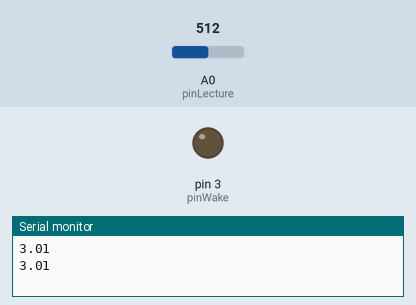
Simulated run of this sketch. Board: Arduino Nano, built with avr-gcc and run on an emulated ATmega328P. Shown: output pins drawn as LEDs (lit = HIGH), the last lines printed to the serial monitor. Dashed ring = blinking. The inputs (shaded band) are chosen by the test bench; at power-on: A0 (pinLecture) = 512.

Above: at 1.8 s.
1.9 s: A0 (pinLecture) set to 633
3.4 s: A0 (pinLecture) set to 655
At 4.05 s:
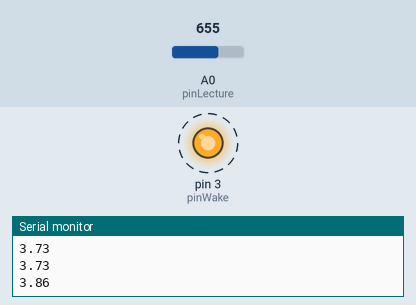
7.5 s: A0 (pinLecture) set to 511
At 7.5 s:
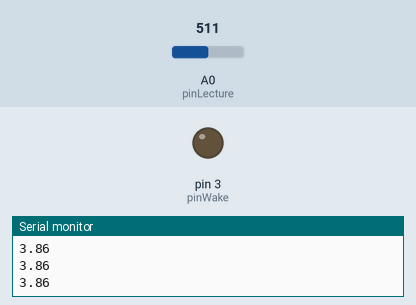
9.0 s: A0 (pinLecture) set to 716
At 10.3 s:
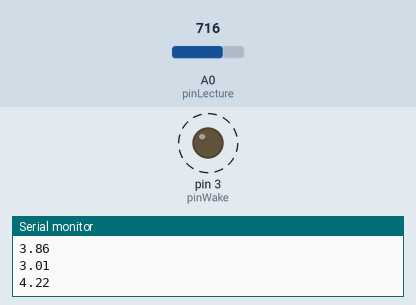
Timing chart, 0 to 14.1 s (numbered marks = the images above; inputs shaded):
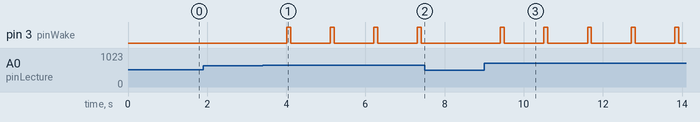

The sketch:

ups_raspberry_v2.ino
```cpp
/**
 * UPS_Raspberry_V1_Nano
 * Mesure la tension batterie via pont diviseur sur A0 avec référence interne 1.1V.
 * Si la tension < seuil bas (3.25V), l'Arduino entre en mode sleep (surveillance).
 * Si la tension >= seuil haut (3.7V), l'Arduino envoie une impulsion de wake au Raspberry Pi.
 *
 * Carte : Arduino Nano (ATmega328P)
 * Auteur : Adaptation professionnelle ChatGPT
 */

#include <avr/sleep.h>
#include <avr/wdt.h>

// Broches et constantes
const int pinLecture = A0; // Pin analogique de lecture de tension
const int pinWake = 3;     // Pin digitale pour wake Raspberry Pi

const float seuilBas = 3.3; // Seuil bas (V) - sous lequel on entre en surveillance
const float seuilHaut = 3.8; // Seuil haut (V) - au-dessus duquel on envoie un wake

const float Vref = 1.08;      // Référence interne ADC (V)

// Pont diviseur R1=10k / R2=2.2 => ratio ~0.1793 (adapter si besoin)
const float dividerRatio = 0.1793;

void setup() {
  Serial.begin(9600);
  analogReference(INTERNAL); // Utilise la référence interne 1.1V
  delay(5); // Stabilisation recommandée

  pinMode(pinWake, OUTPUT);
  digitalWrite(pinWake, LOW); // Initialise wake pin à LOW

}

void loop() {
  float tension = mesureTension(); // Mesure tension batterie
  //Serial.print("Battery Voltage: ");
  Serial.println(tension);
  //Serial.println(" V");

  if (tension >= seuilHaut) {
    // Si tension >= seuil haut, envoie impulsion de wake au Raspberry Pi
    //Serial.println("Voltage above upper threshold. Sending wake pulse.");
    wakeRaspberryPi();
  }

  delay(1000); // Petite pause avant prochaine mesure
}

/**
 * Fonction : mesureTension
 * Lit la pin analogique et calcule la tension réelle en fonction du pont diviseur.
 */
float mesureTension() {
  int val = analogRead(pinLecture);
  float voltage = (val * Vref) / 1023.0; // Convertit ADC en tension à A0
  voltage = voltage / dividerRatio; // Calcule tension réelle batterie
  return voltage;
}

/**
 * Fonction : wakeRaspberryPi
 * Envoie une impulsion de 100ms sur pinWake pour réveiller le Raspberry Pi.
 */
void wakeRaspberryPi() {
  digitalWrite(pinWake, HIGH);
  delay(100); // Durée de l'impulsion : 100ms
  digitalWrite(pinWake, LOW);
}
```

Measured:
- the behaviour switches between 645 and 646 on A0 (pinLecture) (found by bisection; images 0 and 1)
- after the input at 3.4 s, pin 3 (pinWake): alternates HIGH for 0.10 s and LOW for 1.0 s, starting after 0.61 s
- after the input at 7.5 s, pin 3 (pinWake): stays LOW (without the input it goes to HIGH after 0.91 s)
- after the input at 9.0 s, pin 3 (pinWake): alternates HIGH for 0.10 s and LOW for 1.0 s, starting after 0.41 s
